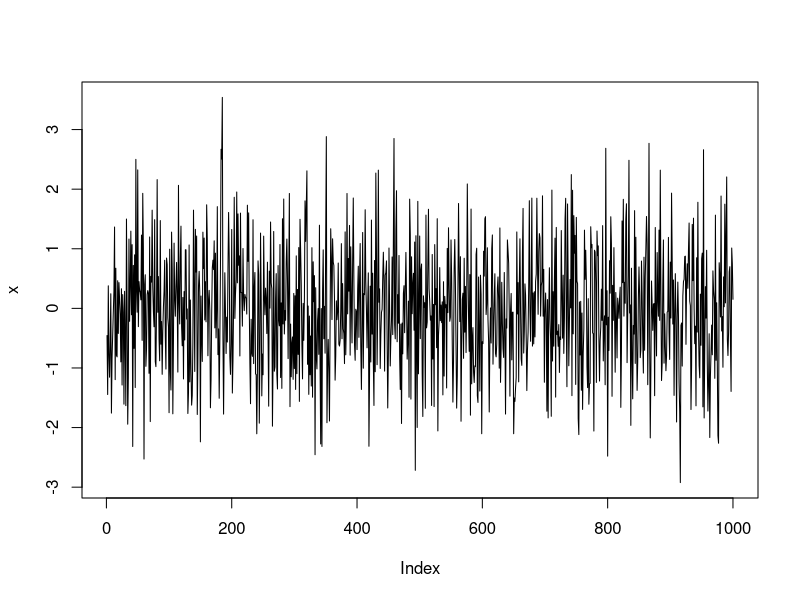

The R source for this figure:
## ---- chunk 1
#  simulando uma VA com distribuição normal padrao
x <- rnorm(1000)

# grafico de linha da variavel simulada:
plot(x, type = "l")
